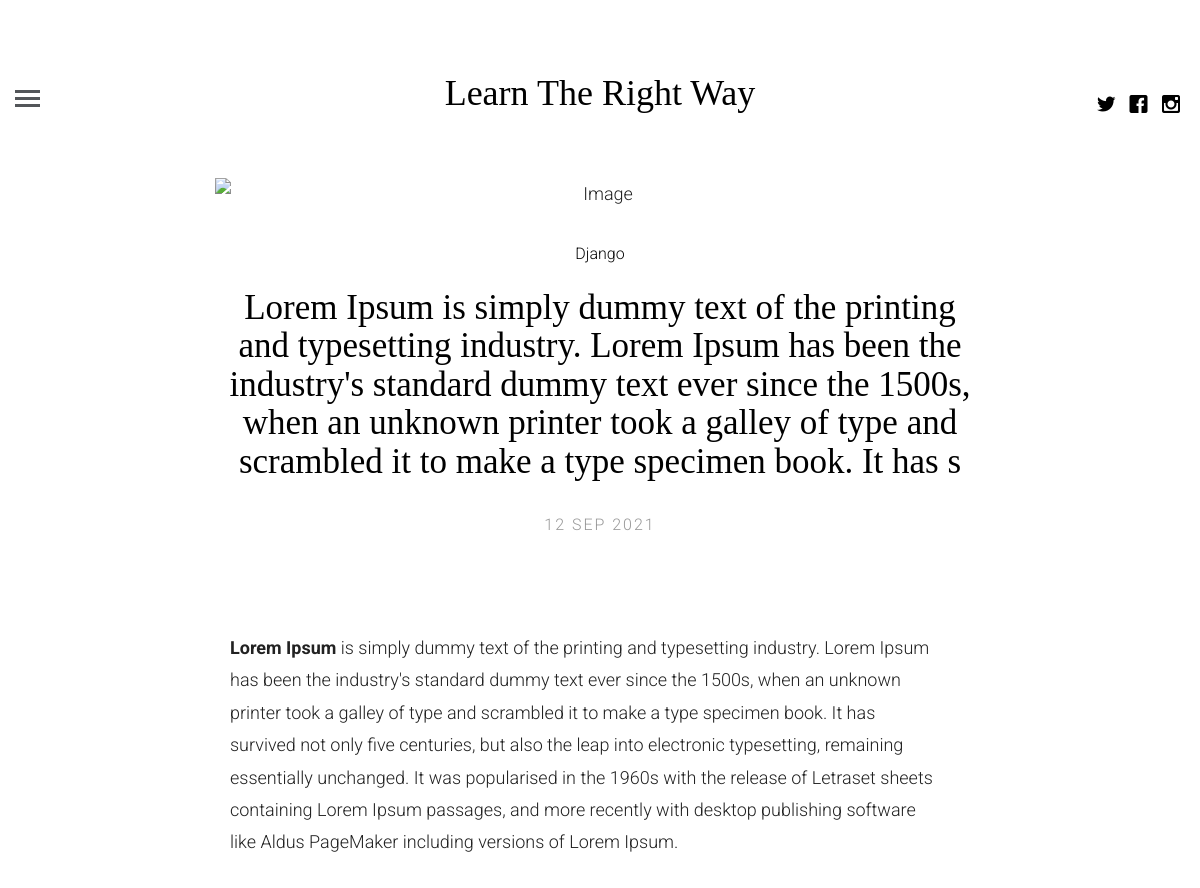
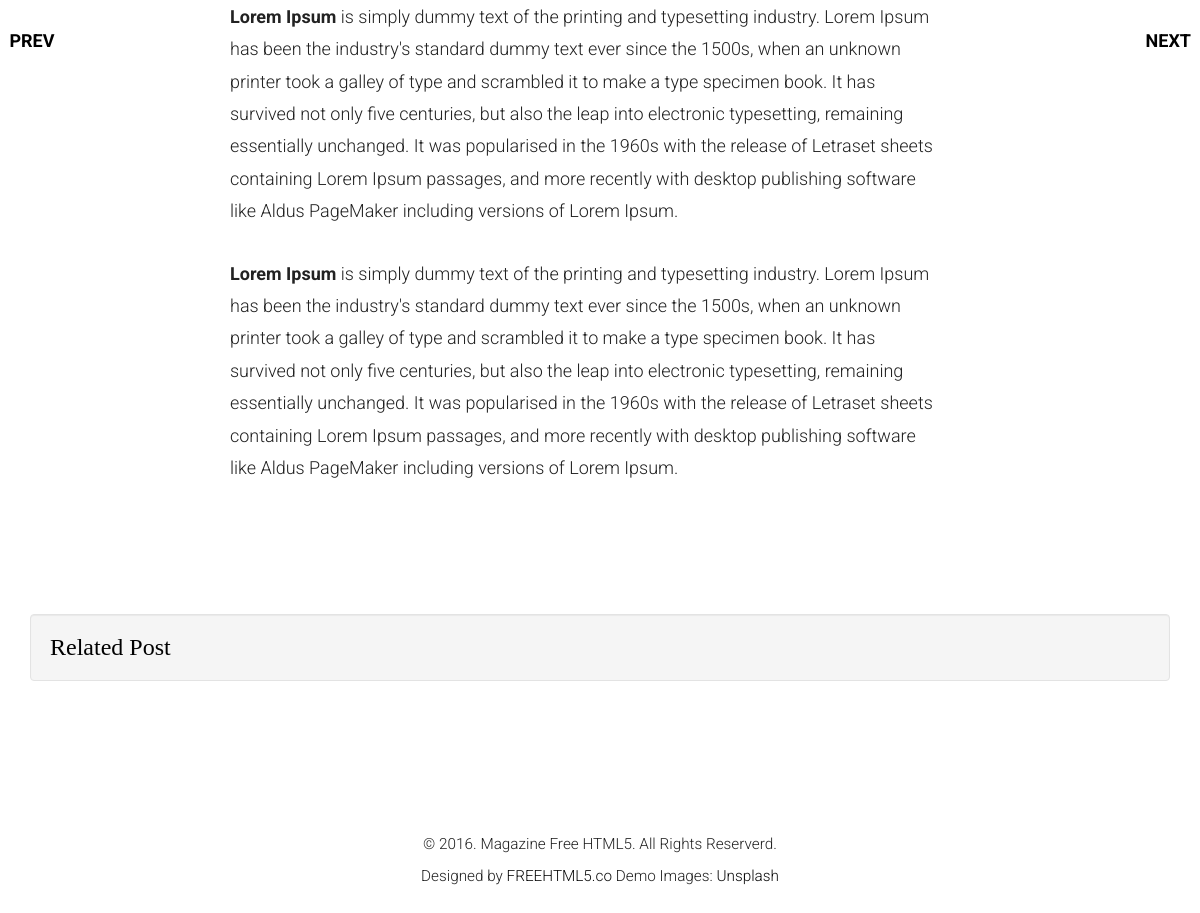
Screenshot of /blog/article/4 with the database file from the repository (2 pictures, top to bottom).
### Blog_App/models.py (models this page shows, shortened)
class Article(models.Model):
    article_author = models.ForeignKey(Author, on_delete=models.CASCADE)
    title = models.CharField(max_length=254)
    body = RichTextField(blank=True, null=True)
    category = models.ForeignKey(Category, on_delete=models.CASCADE)
    articate_image = StdImageField(upload_to='blog_images/%Y/%m/', variations={
        'large': (1200, 600),
        'thumbnail': (500, 300, True),
    }, delete_orphans=True)
    publish_date = models.DateTimeField(auto_now_add=True, auto_now=False)
    update_date = models.DateTimeField(auto_now=True, auto_now_add=False)
    active = models.BooleanField(default=False)

class Category(models.Model):
    name = models.CharField(max_length=254)
    active = models.BooleanField(default=False)

### Blog_App/views.py (the view)
# urls.py: path('article/<int:id>', getsingle, name="single_post"),
def getsingle(request, id):
    post = get_object_or_404(Article, pk=id )
    first = Article.objects.first()
    last = Article.objects.last()
    related_post = Article.objects.filter(category=post.category).exclude(id=id)[:4]
    context = {
        "post": post,
        "first": first,
        "last": last,
        "related": related_post
    }
    return render(request, 'blog/single.html', context)

### templates/blog/single.html (shortened to what this page needs)
{% extends 'blog/base.html' %}
{% block body_block %}
{% if post.id > first.id %}
<a href="{% url 'Blog_App:single_post' id=post.id|add:'-1' %}" class="fh5co-post-prev"><span><i class="icon-chevron-left"></i> Prev</span></a>
{% endif %}
{% if post.id < last.id %}
<a href="{% url 'Blog_App:single_post' id=post.id|add:'+1' %}" class="fh5co-post-next"><span>Next <i class="icon-chevron-right"></i></span></a>
{% endif %}
<div class="container-fluid">
		<div class="row fh5co-post-entry single-entry">
<article class="col-lg-8 col-lg-offset-2 col-md-8 col-md-offset-2 col-sm-8 col-sm-offset-2 col-xs-12 col-xs-offset-0">
				<figure class="animate-box justify-content-center">
					<img src="{{ post.articate_image.large.url}}" alt="Image" class="img-responsive">
				</figure>
				<span class="fh5co-meta animate-box"><a href="{% url 'Blog_App:category_post' name=post.category.name %}">{{ post.category.name }}</a></span>
				<h2 class="fh5co-article-title animate-box"><a href="{% url 'Blog_App:single_post' id=post.id %}">{{ post.title}}</a></h2>
				<span class="fh5co-meta fh5co-date animate-box">{{ post.publish_date|date:'H M Y' }}</span>
				<div class="col-lg-12 col-lg-offset-0 col-md-12 col-md-offset-0 col-sm-12 col-sm-offset-0 col-xs-12 col-xs-offset-0 text-left content-article">
					<div class="row">
						<div class="col-lg-12 cp-r animate-box">
							{{ post.body|safe }}
						</div>
					</div>
				</div>
			</article>
</div>
</div>
<div class="container">
	<h3 class="well">Related Post</h3>
	<div class="row">
		{% for post in related %}
		<div class="col-md-3">
			<a href="{% url 'Blog_App:single_post' id=post.id %}"></a>
		</div>
		{% endfor %}
	</div>
</div>
{% endblock %}

### static/css/icomoon.css (style rules this page uses)
[class^="icon-"], [class*=" icon-"] { font-family: 'icomoon' !important; speak: none; font-style: normal; font-weight: normal; font-variant: normal; text-transform: none; line-height: 1; -webkit-font-smoothing: antialiased; -moz-osx-font-smoothing: grayscale; }
.icon-chevron-left:before { content: "\e922"; }
.icon-chevron-right:before { content: "\e923"; }

### static/blog/css/style.css (style rules this page uses)
html { background: #fff; }
body { font-family: "Roboto", arial, sans-serif; font-size: 18px; font-weight: 300; line-height: 1.8; color: #222; background: #fff; }
a { color: #0a0a0a; -webkit-transition: 0.5s; -o-transition: 0.5s; transition: 0.5s; }
h1, h2, h3, h4, h5, h6 { font-family: "Playfair Display", times, serif; color: #000; }
p { margin-bottom: 30px; }
.fh5co-post-prev, .fh5co-post-next { position: fixed; z-index: 999; top: 50%; height: 50px; margin-top: -25px; color: #000; text-transform: uppercase; font-weight: bold; -webkit-transition: 0.5s; -o-transition: 0.5s; transition: 0.5s; }
.fh5co-post-prev span, .fh5co-post-next span { vertical-align: base; width: 100px; }
.fh5co-post-prev span i, .fh5co-post-next span i { top: 7px; position: relative; font-size: 30px; color: #000; }
.fh5co-post-prev { left: 0; margin-left: -25px; }
.fh5co-post-next { right: 0; margin-right: -25px; }
.fh5co-post-entry.single-entry .fh5co-article-title { font-size: 35px; }
.fh5co-post-entry article { text-align: center; float: left; margin-bottom: 110px; padding-left: 3em; padding-right: 3em; }
@media screen and (max-width: 1200px) { .fh5co-post-entry article { margin-bottom: 80px; padding-left: 15px; padding-right: 15px; } }
.fh5co-post-entry article figure { margin-bottom: 30px; }
.fh5co-post-entry article h2 { font-family: "Playfair Display", times, serif; font-size: 34px; color: #000; margin-bottom: 30px; }
.fh5co-post-entry article h2 a { color: #000; }
.fh5co-post-entry article .fh5co-meta { font-size: 16px; font-family: "Roboto", arial, sans-serif; color: #999999; margin-bottom: 20px; display: block; }
.fh5co-post-entry article .fh5co-meta.fh5co-date { text-transform: uppercase; letter-spacing: 2px; }
.fh5co-post-entry article .content-article { padding-top: 4em; }
.js .to-animate, .js .to-animate-2, .js .animate-box { opacity: 0; }
.cp-r { padding-right: 50px; }

### rows the page displays
Article: category.name "Django", title "Lorem Ipsum is simply dummy text of the printing and typesetting industry. Lorem Ipsum has been the industry's standard dummy text ever since the 1500s, when an unknown printer took a galley of type and scrambled it to make a type specimen book. It has s", publish_date "12 SEP 2021", body "Lorem Ipsum is simply dummy text of the printing and typesetting industry. Lorem Ipsum has been the industry's standard dummy text ever since the 1500s, when an unknown printer took a galley of type and scrambled it to make a type specimen book. It has survived not only five centuries, but also the leap into electronic typesetting, remaining essentially unchanged. It was popularised in the 1960s with the release of Letraset sheets containing Lorem Ipsum passages, and more recently with desktop publishing software like Aldus PageMaker including versions of Lorem Ipsum. Lorem Ipsum is simply dummy text of the printing and typesetting industry. Lorem Ipsum has been the industry's standard…"
